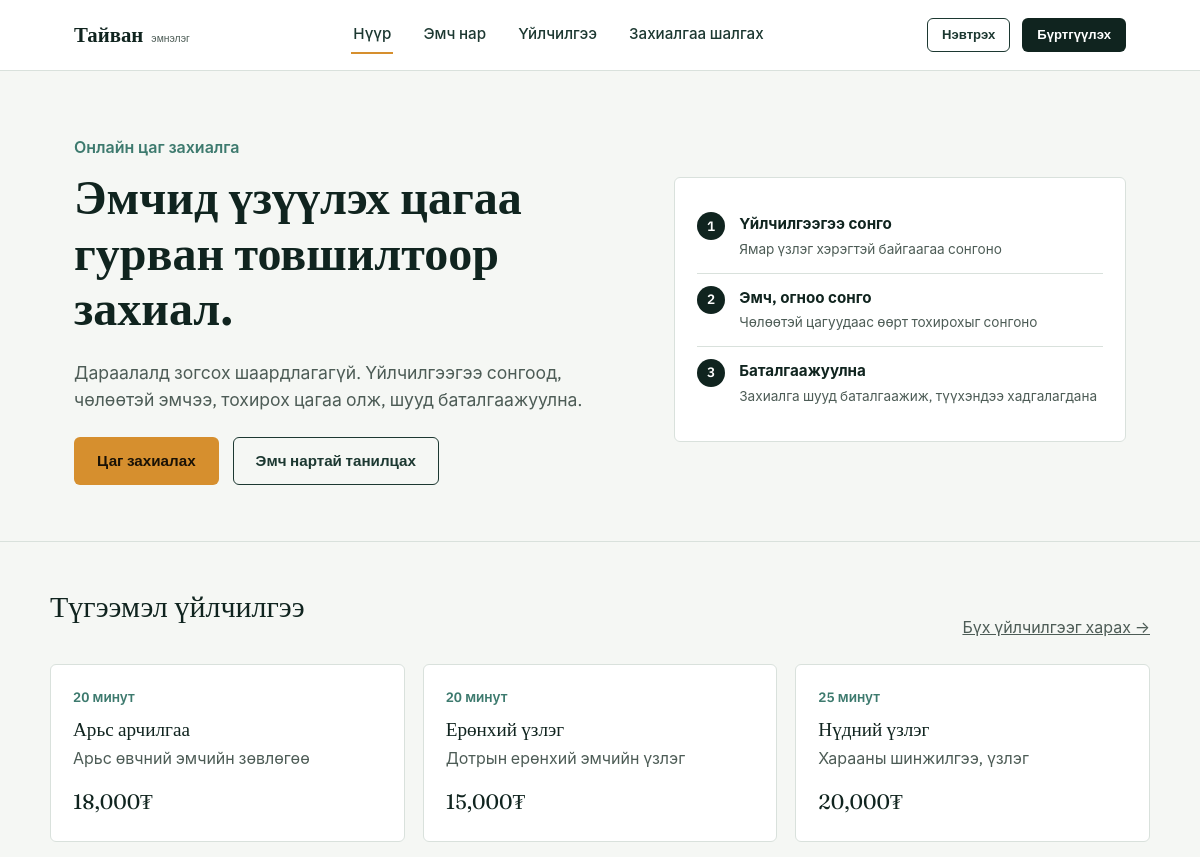
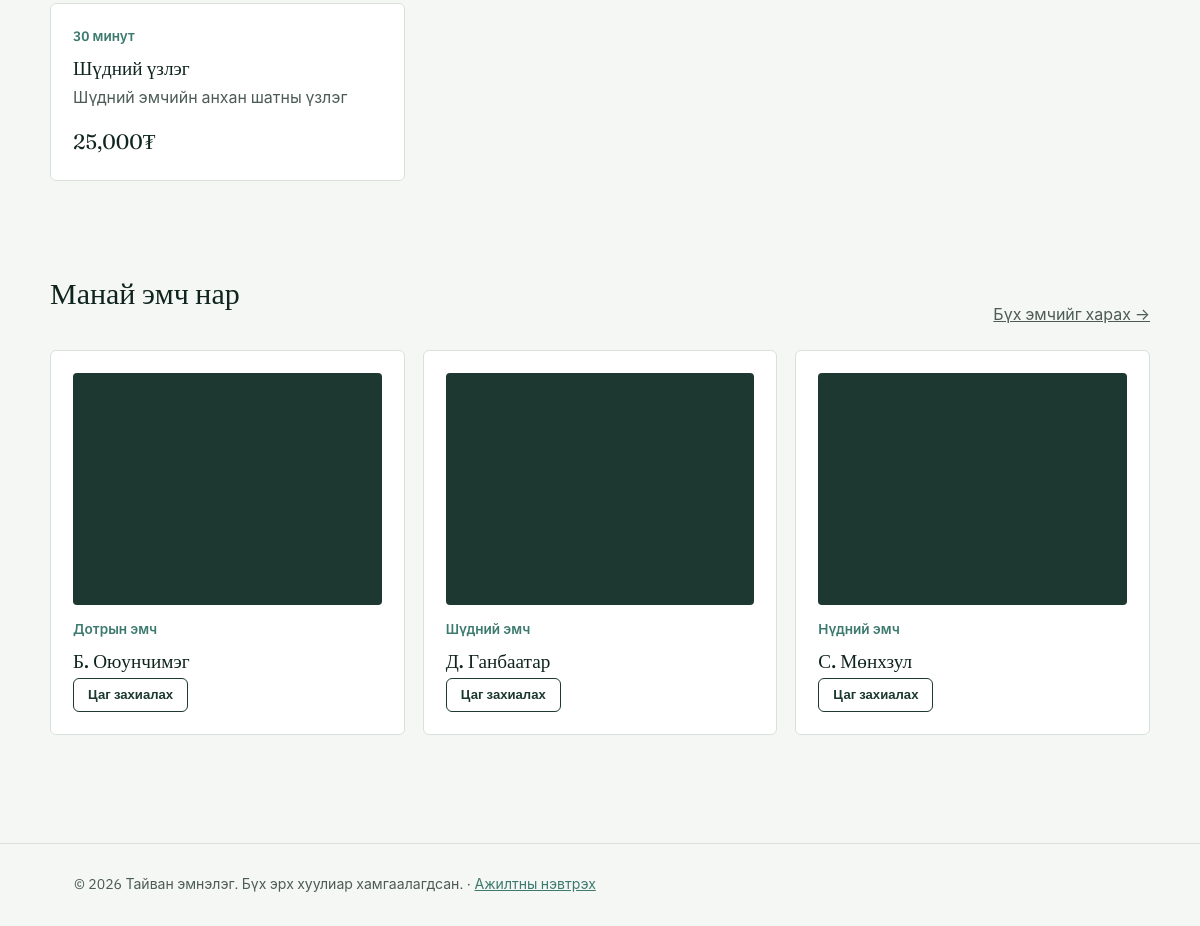
The page / on the database its author committed (2 pictures, top to bottom).
### tables this page shows
CREATE TABLE services (
  id          INT AUTO_INCREMENT PRIMARY KEY,
  name        VARCHAR(150) NOT NULL,
  description TEXT,
  duration    INT NOT NULL COMMENT 'минутаар',
  price       DECIMAL(12,2) NOT NULL DEFAULT 0,
  status      ENUM('active','inactive') NOT NULL DEFAULT 'active',
  created_at  TIMESTAMP DEFAULT CURRENT_TIMESTAMP,
  updated_at  TIMESTAMP DEFAULT CURRENT_TIMESTAMP ON UPDATE CURRENT_TIMESTAMP
);

CREATE TABLE doctors (
  id          INT AUTO_INCREMENT PRIMARY KEY,
  name        VARCHAR(120) NOT NULL,
  phone       VARCHAR(20),
  email       VARCHAR(120),
  specialty   VARCHAR(120) NOT NULL,
  photo       VARCHAR(255),
  bio         TEXT,
  status      ENUM('active','inactive') NOT NULL DEFAULT 'active',
  created_at  TIMESTAMP DEFAULT CURRENT_TIMESTAMP,
  updated_at  TIMESTAMP DEFAULT CURRENT_TIMESTAMP ON UPDATE CURRENT_TIMESTAMP
);

### includes/functions.php (called while the page is built, shortened)
<?php
function e(?string $str): string
{
    return htmlspecialchars($str ?? '', ENT_QUOTES, 'UTF-8');
}
function isPatientLoggedIn(): bool
{
    return !empty($_SESSION['patient_id']);
}
function formatMoney(float $amount): string
{
    return number_format($amount, 0, '.', ',') . '₮';
}

### index.php (the view, shortened to what this page needs)
<?php
require_once __DIR__ . '/includes/functions.php';
$db = getDB();
$doctors = $db->query("SELECT * FROM doctors WHERE status='active' ORDER BY name LIMIT 3")->fetchAll();
$services = $db->query("SELECT * FROM services WHERE status='active' ORDER BY name LIMIT 4")->fetchAll();
require_once __DIR__ . '/includes/header.php';
?>
<section class="hero">
  <div class="container hero-grid">
    <div>
      <span class="kicker">Онлайн цаг захиалга</span>
      <h1>Эмчид үзүүлэх цагаа гурван товшилтоор захиал.</h1>
      <p class="lede">Дараалалд зогсох шаардлагагүй. Үйлчилгээгээ сонгоод, чөлөөтэй эмчээ, тохирох цагаа олж, шууд баталгаажуулна.</p>
      <div class="hero-actions">
        <a href="book.php" class="btn btn-accent">Цаг захиалах</a>
        <a href="doctors.php" class="btn btn-outline">Эмч нартай танилцах</a>
      </div>
    </div>
    <div class="hero-card">
      <div class="step-row">
        <div class="step-num">1</div>
        <div class="step-copy"><strong>Үйлчилгээгээ сонго</strong><span>Ямар үзлэг хэрэгтэй байгаагаа сонгоно</span></div>
      </div>
      <div class="step-row">
        <div class="step-num">2</div>
        <div class="step-copy"><strong>Эмч, огноо сонго</strong><span>Чөлөөтэй цагуудаас өөрт тохирохыг сонгоно</span></div>
      </div>
      <div class="step-row">
        <div class="step-num">3</div>
        <div class="step-copy"><strong>Баталгаажуулна</strong><span>Захиалга шууд баталгаажиж, түүхэндээ хадгалагдана</span></div>
      </div>
    </div>
  </div>
</section>
<section class="block container">
  <div class="block-head">
    <h2>Түгээмэл үйлчилгээ</h2>
    <a href="services.php" class="muted">Бүх үйлчилгээг харах →</a>
  </div>
  <div class="grid grid-3">
    <?php foreach ($services as $s): ?>
      <div class="card">
        <div class="meta"><?= (int)$s['duration'] ?> минут</div>
        <h3><?= e($s['name']) ?></h3>
        <p><?= e($s['description']) ?></p>
        <div class="price"><?= formatMoney((float)$s['price']) ?></div>
      </div>
    <?php endforeach; ?>
  </div>
</section>
<section class="block container">
  <div class="block-head">
    <h2>Манай эмч нар</h2>
    <a href="doctors.php" class="muted">Бүх эмчийг харах →</a>
  </div>
  <div class="grid grid-3">
    <?php foreach ($doctors as $d): ?>
      <div class="card">
        <div class="doctor-photo"></div>
        <div class="meta"><?= e($d['specialty']) ?></div>
        <h3><?= e($d['name']) ?></h3>
        <a href="book.php?doctor_id=<?= (int)$d['id'] ?>" class="btn btn-outline btn-sm">Цаг захиалах</a>
      </div>
    <?php endforeach; ?>
  </div>
</section>
<?php require_once __DIR__ . '/includes/footer.php'; ?>

### includes/header.php (shortened to what this page needs)
<?php
require_once __DIR__ . '/functions.php';
$currentPage = basename($_SERVER['SCRIPT_NAME']);
?>
<!DOCTYPE html>
<html lang="mn">
<head>
<link rel="stylesheet" href="assets/css/style.css">
</head>
<body>
<header class="site-header">
  <div class="bar">
    <a href="index.php" class="brand">Тайван <small>эмнэлэг</small></a>
    <nav class="main-nav">
      <a href="index.php" class="<?= $currentPage==='index.php'?'active':'' ?>">Нүүр</a>
      <a href="doctors.php" class="<?= $currentPage==='doctors.php'?'active':'' ?>">Эмч нар</a>
      <a href="services.php" class="<?= $currentPage==='services.php'?'active':'' ?>">Үйлчилгээ</a>
      <?php if (isPatientLoggedIn()): ?>
        <a href="my-appointments.php" class="<?= $currentPage==='my-appointments.php'?'active':'' ?>">Миний захиалга</a>
      <?php else: ?>
        <a href="find-appointments.php" class="<?= $currentPage==='find-appointments.php'?'active':'' ?>">Захиалгаа шалгах</a>
      <?php endif; ?>
    </nav>
    <div class="nav-actions">
      <?php if (isPatientLoggedIn()): ?>
        <span class="muted"><?= e($_SESSION['patient_name']) ?></span>
        <a href="logout.php" class="btn btn-outline btn-sm">Гарах</a>
      <?php else: ?>
        <a href="login.php" class="btn btn-outline btn-sm">Нэвтрэх</a>
        <a href="register.php" class="btn btn-primary btn-sm">Бүртгүүлэх</a>
      <?php endif; ?>
    </div>
  </div>
</header>
<main>

### includes/footer.php (shortened to what this page needs)
</main>
<footer class="site-footer">
  <div class="container">
    &copy; <?= date('Y') ?> Тайван эмнэлэг. Бүх эрх хуулиар хамгаалагдсан. &middot;
    <a href="admin/login.php">Ажилтны нэвтрэх</a>
  </div>
</footer>
</body>
</html>

### assets/css/style.css (style rules this page uses)
:root { --pine-950: #10241f; --pine-800: #1c3831; --pine-600: #2f5e51; --teal-500: #3d7a6e; --amber-500: #d68f2e; --amber-600: #b8761d; --paper: #f5f7f4; --paper-raised: #ffffff; --line: #d9e1dc; --ink: #16211d; --ink-soft: #4d5c56; --danger: #b3452f; --radius: 6px; --shadow-none: none; }
* { box-sizing: border-box; }
html { scroll-behavior: smooth; }
body { margin:0; background: var(--paper); color: var(--ink); font-family: 'IBM Plex Sans', -apple-system, sans-serif; font-size: 16px; line-height: 1.55; }
h1,h2,h3,h4 { font-family: 'Fraunces', Georgia, serif; font-weight: 500; color: var(--pine-950); line-height: 1.15; margin: 0 0 .5em; }
h1 { font-size: clamp(2rem, 4vw, 3rem); font-weight: 600; }
h2 { font-size: clamp(1.4rem, 2.5vw, 1.9rem); }
h3 { font-size: 1.2rem; }
p { margin: 0 0 1em; max-width: 62ch; color: var(--ink-soft); }
a { color: var(--teal-500); }
.container { max-width: 1100px; margin: 0 auto; padding: 0 24px; }
.site-header { border-bottom: 1px solid var(--line); background: var(--paper-raised); position: sticky; top:0; z-index: 50; }
.site-header .bar { display:flex; align-items:center; justify-content:space-between; padding: 16px 24px; max-width: 1100px; margin:0 auto; }
.brand { display:flex; align-items:baseline; gap:8px; font-family:'Fraunces', serif; font-size:1.3rem; font-weight:600; color: var(--pine-950); text-decoration:none; }
.brand small { font-family:'IBM Plex Sans',sans-serif; font-weight:400; font-size:.65rem; color: var(--ink-soft); }
nav.main-nav { display:flex; gap: 28px; align-items:center; }
nav.main-nav a { color: var(--pine-800); text-decoration:none; font-size:.95rem; font-weight:500; padding: 6px 2px; border-bottom: 2px solid transparent; }
nav.main-nav a:hover, nav.main-nav a.active { border-bottom-color: var(--amber-500); }
.nav-actions { display:flex; gap:12px; align-items:center; }
.btn { display:inline-flex; align-items:center; justify-content:center; gap:8px; padding: 11px 22px; border-radius: var(--radius); font-size: .95rem; font-weight:600; font-family:'IBM Plex Sans',sans-serif; text-decoration:none; cursor:pointer; border:1px solid transparent; transition: background-color .15s ease, border-color .15s ease, transform .05s ease; }
.btn-primary { background: var(--pine-950); color:#fff; }
.btn-accent { background: var(--amber-500); color:#1a1206; }
.btn-outline { background:transparent; border-color: var(--pine-800); color: var(--pine-800); }
.btn-sm { padding: 6px 14px; font-size:.82rem; }
.hero { padding: 64px 0 56px; border-bottom: 1px solid var(--line); }
.hero .kicker { color: var(--teal-500); font-weight:600; margin-bottom:10px; display:block; }
.hero-grid { display:grid; grid-template-columns: 1.1fr .9fr; gap: 48px; align-items:center; }
.hero p.lede { font-size: 1.1rem; }
.hero-actions { display:flex; gap:14px; margin-top: 24px; }
.hero-card { background: var(--paper-raised); border:1px solid var(--line); border-radius: var(--radius); padding: 22px; }
.hero-card .step-row { display:flex; gap:14px; padding: 12px 0; border-bottom:1px solid var(--line); }
.hero-card .step-row:last-child { border-bottom:none; }
.step-num { width:28px; height:28px; border-radius:50%; background: var(--pine-950); color:#fff; display:flex; align-items:center; justify-content:center; font-size:.85rem; font-weight:600; flex-shrink:0; }
.step-copy strong { display:block; color: var(--pine-950); font-size:.95rem; }
.step-copy span { color: var(--ink-soft); font-size:.85rem; }
section.block { padding: 48px 0; }
.block-head { display:flex; justify-content:space-between; align-items:flex-end; margin-bottom: 24px; gap: 16px; flex-wrap:wrap; }
.grid { display:grid; gap: 18px; }
.grid-3 { grid-template-columns: repeat(3, 1fr); }
.card { background: var(--paper-raised); border: 1px solid var(--line); border-radius: var(--radius); padding: 22px; }
.card h3 { margin-bottom: 6px; }
.card .meta { color: var(--teal-500); font-size:.85rem; font-weight:600; margin-bottom: 10px; }
.card .price { font-family:'Fraunces', serif; font-size:1.3rem; color:var(--pine-950); margin-top: 8px; }
.doctor-photo { width:100%; aspect-ratio: 4/3; object-fit:cover; border-radius: 4px; margin-bottom: 14px; background: var(--pine-800); }
footer.site-footer { border-top: 1px solid var(--line); padding: 30px 0; margin-top: 60px; color: var(--ink-soft); font-size: .88rem; }
.muted { color: var(--ink-soft); }

### rows shown on the page
services: duration "20", name "Арьс арчилгаа", description "Арьс өвчний эмчийн зөвлөгөө", price "18,000₮"
services: duration "20", name "Ерөнхий үзлэг", description "Дотрын ерөнхий эмчийн үзлэг", price "15,000₮"
services: duration "25", name "Нүдний үзлэг", description "Харааны шинжилгээ, үзлэг", price "20,000₮"
services: duration "30", name "Шүдний үзлэг", description "Шүдний эмчийн анхан шатны үзлэг", price "25,000₮"
doctors: specialty "Дотрын эмч", name "Б. Оюунчимэг"
doctors: specialty "Шүдний эмч", name "Д. Ганбаатар"
doctors: specialty "Нүдний эмч", name "С. Мөнхзул"
